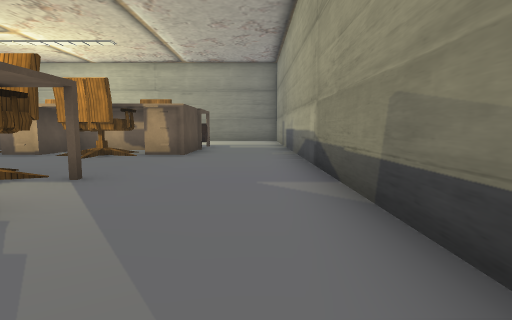
view 1 (above)

19 first-person views from a walk through a scene from a Unity 3-D project. The camera is 1.3 m above the floor, tilts 6° down and sees 80° across. The floor is counted in squares, 2 m on a side. Each view is taken from the middle of a square. On the plan, view 1 faces up. The plan holds only what a view shows up to about 10 squares ahead; the rest is blank. The place goes on beyond the plan. The player is left out. Some animated figures are left out. Door leaves are left out, so doorways stand open. Some surface patterns are stand-ins.

view 2
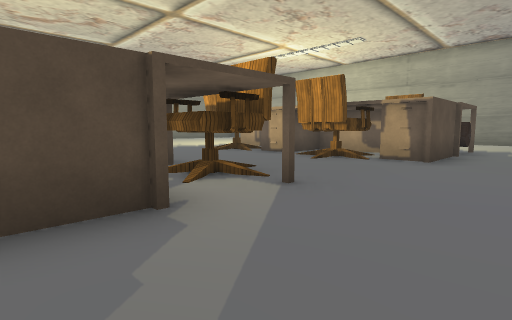

view 3
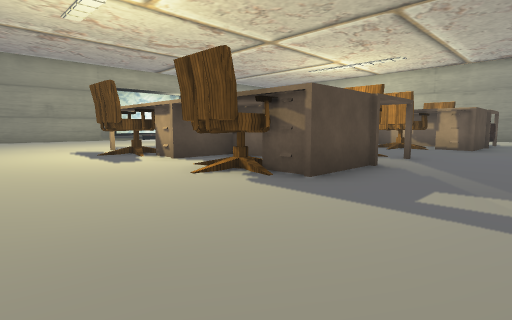

view 4
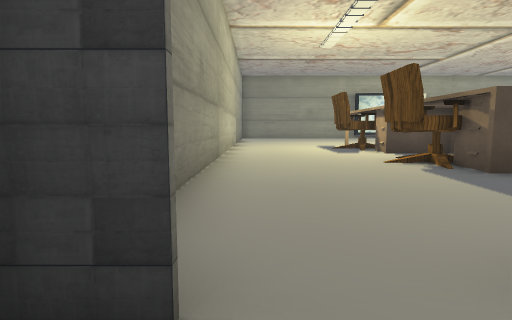

view 5
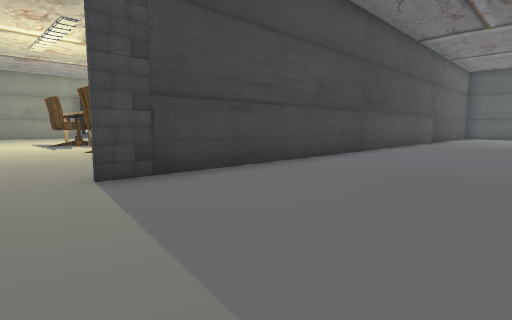

view 6
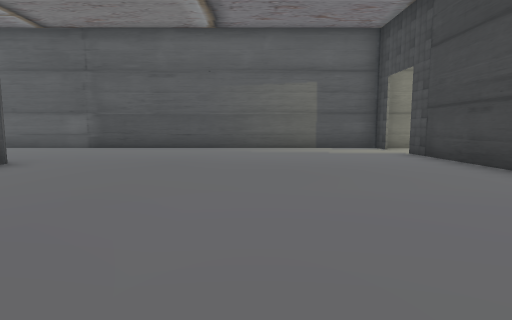

view 7
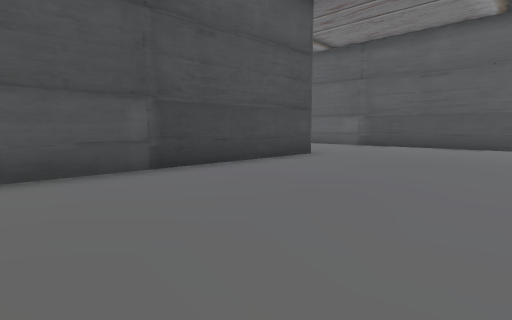

view 8
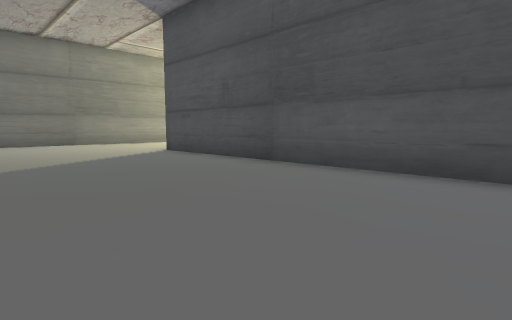

view 9
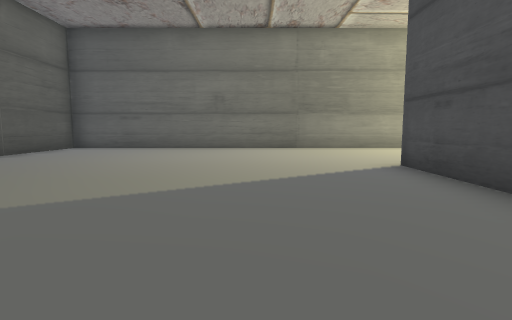

view 10
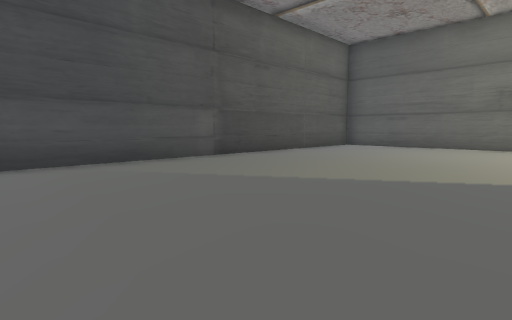

view 11
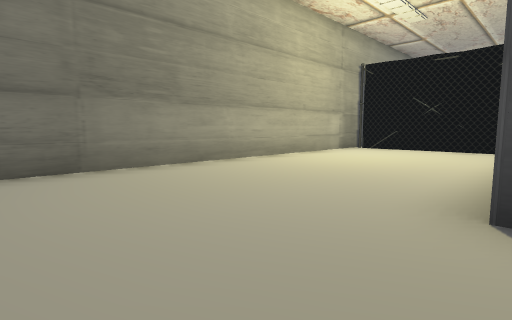

view 12
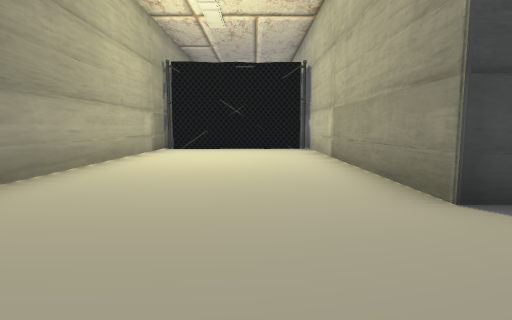

view 13
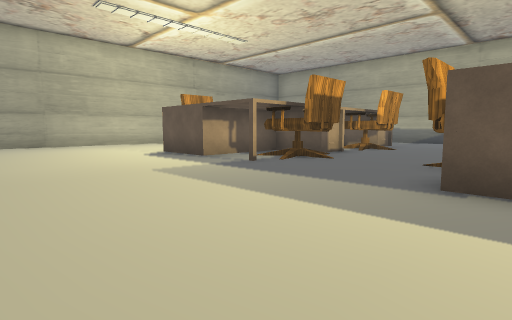

view 14
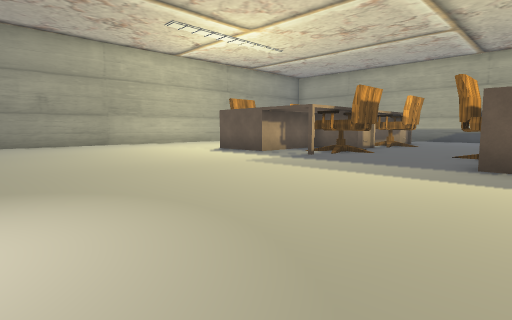

view 15
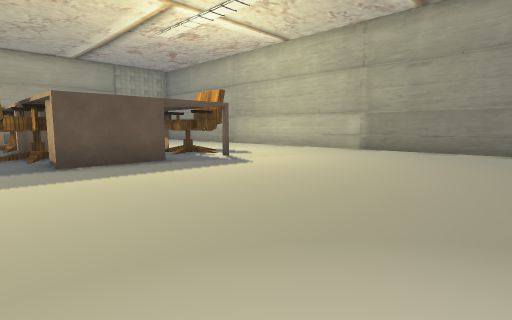

view 16
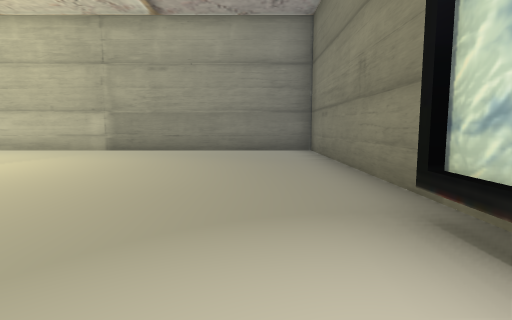

view 17
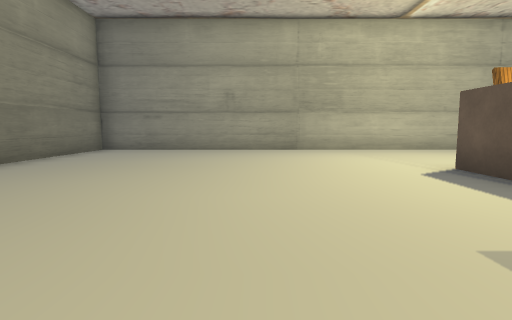

view 18
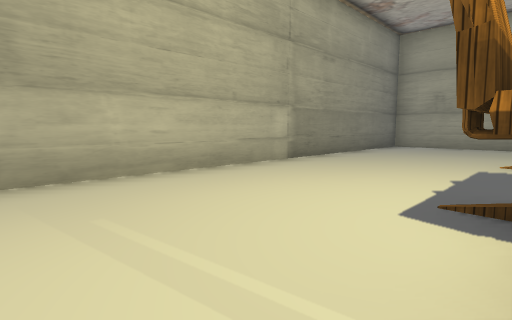

view 19
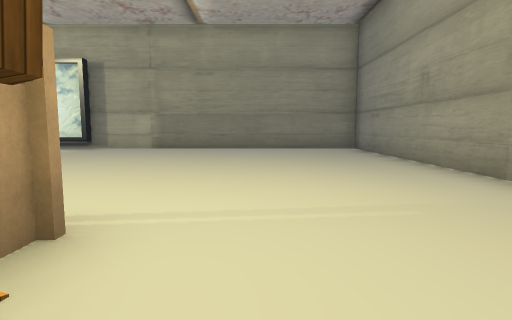

### Floor plan
Points are (right, up) in squares from view 1. A wall is a line through its corners. A room is listed if a view was taken in it or the views show most of it. See-through windows are left out.
Room 1 (views 1, 2, 3, 13, 14, 15, 16, 17, 18, 19)
walls: (-16.2, 3.8) (-16.2, 2.9); (-16.5, 7) (-16.2, 7) (-16.2, 6); (-16.6, 2) (-16.6, -3.8) (1, -3.8); (1, 1.1) (1, 9.9); (1, 11.9) (1, 14.2); (0.1, 15.1) (-16.6, 15.1) (-16.6, 6.5)
ways out: open door at (1, -2.5) to room 2
objects: other object (-9, 2) to (-7, 3); other object (-8, 0) to (-7, 1); other object (-8, 4) to (-6, 4); other object (-8, 7) to (-7, 8); other object (-8, 8) to (-5, 9); other object (-8, 10) to (-7, 11); other object (-6, 0) to (-6, 1); other object (-6, 2) to (-3, 2); other object (-6, 3) to (-5, 3); other object (-5, 9) to (-2, 10); other object (-4, 0) to (-3, 1); other object (-4, 4) to (-3, 4); other object (-4, 7) to (-3, 8); other object (-4, 10) to (-3, 11); other object (-3, 10) to (-2, 10); other object (-2, 7) to (-2, 8)
Room 2 (views 4, 5, 6, 7, 8, 9, 10, 11, 12)
walls: (9.5, 0.4) (9.5, 13.3) (17, 13.3); (16.6, 13.5) (16.5, 17.6); (16.5, 14.3) (16.6, 14.9); (1.1, -3.2) (1.1, -4); (1, -3.8) (13.2, -3.8); (17.1, 17.9) (1.1, 17.9) (1.1, -1.9)
ways out: open door at (1, -2.5) to room 1

Where each view was taken, in squares from view 1:
view 1: 0 up, 0 right, facing up
view 2: 1 up, 0 right, facing up-left
view 3: 3 down, 0 right, facing up-left
view 4: 3 down, 2 right, facing left
view 5: 3 down, 5 right, facing up-left
view 6: 6 up, 5 right, facing down
view 7: 7 up, 5 right, facing down-right
view 8: 5 up, 5 right, facing up-right
view 9: 8 up, 7 right, facing up
view 10: 7 up, 7 right, facing up-left
view 11: 13 up, 7 right, facing up-right
view 12: 15 up, 7 right, facing right
view 13: 3 up, 13 left, facing up-right
view 14: 3 up, 15 left, facing up-right
view 15: 5 up, 15 left, facing down-right
view 16: 5 up, 15 left, facing down
view 17: 6 up, 12 left, facing up
view 18: 11 up, 10 left, facing up-right
view 19: 12 up, 7 left, facing left
